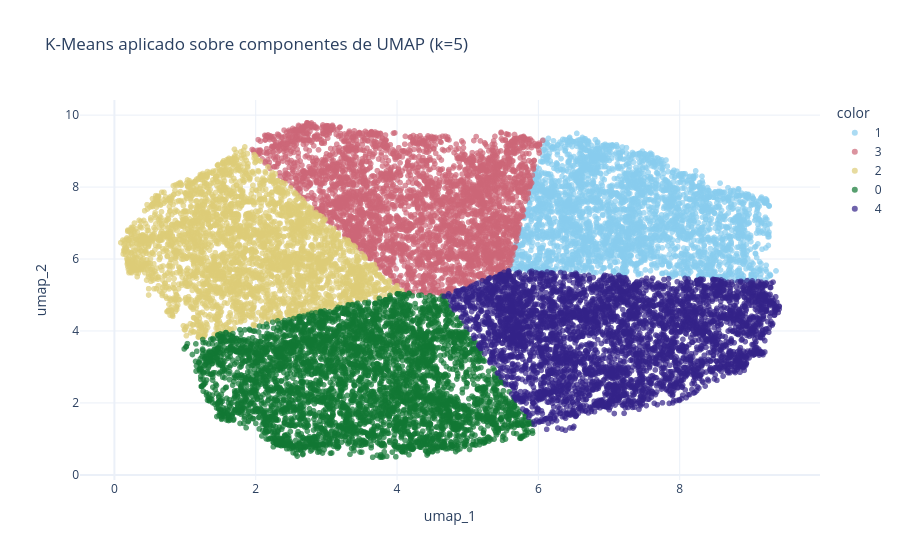

Source (notebook cell):
### Markdown cell above
## 4. Efecto del Clustering sobre UMAP: K-Means vs HDBSCAN

Aplicaremos de manera separada un algoritmo clásico (K-Means) y uno de densidad (HDBSCAN) sobre los componentes de UMAP para ver el efecto.

### Code cell
print("Ejecutando K-Means sobre UMAP...")
# Usamos el mismo k óptimo encontrado antes (ej. 5)
k_optimal = df_proj['kmeans_cluster'].nunique()
labels_km_umap, _ = run_kmeans(X_umap, k=k_optimal, random_state=42)
df_proj['kmeans_on_umap'] = labels_km_umap

fig_km_umap = px.scatter(
    df_proj, x='umap_1', y='umap_2', color=df_proj['kmeans_on_umap'].astype(str),
    hover_data=['Crop', 'Soil_Type'],
    title=f'K-Means aplicado sobre componentes de UMAP (k={k_optimal})',
    opacity=0.7,
    color_discrete_sequence=px.colors.qualitative.Safe
)
fig_km_umap.show()

### Figure 1 — Plotly figure (JSON) as saved in the notebook; plotly's stock layout.template omitted (floating-point values rounded to 4 significant figures; data arrays with more than 128 entries replaced by an {"elided": "..."} marker saying what was removed)
{"data": [{"customdata": {"elided": "3345x2 str values"}, "hovertemplate": "color=1<br>umap_1=%{x}<br>umap_2=%{y}<br>Crop=%{customdata[0]}<br>Soil_Type=%{customdata[1]}<extra></extra>", "legendgroup": "1", "marker": {"color": "rgb(136, 204, 238)", "opacity": 0.7, "symbol": "circle"}, "mode": "markers", "name": "1", "showlegend": true, "type": "scattergl", "x": {"elided": "3345 float values"}, "xaxis": "x", "y": {"elided": "3345 float values"}, "yaxis": "y"}, {"customdata": {"elided": "3770x2 str values"}, "hovertemplate": "color=3<br>umap_1=%{x}<br>umap_2=%{y}<br>Crop=%{customdata[0]}<br>Soil_Type=%{customdata[1]}<extra></extra>", "legendgroup": "3", "marker": {"color": "rgb(204, 102, 119)", "opacity": 0.7, "symbol": "circle"}, "mode": "markers", "name": "3", "showlegend": true, "type": "scattergl", "x": {"elided": "3770 float values"}, "xaxis": "x", "y": {"elided": "3770 float values"}, "yaxis": "y"}, {"customdata": {"elided": "3429x2 str values"}, "hovertemplate": "color=2<br>umap_1=%{x}<br>umap_2=%{y}<br>Crop=%{customdata[0]}<br>Soil_Type=%{customdata[1]}<extra></extra>", "legendgroup": "2", "marker": {"color": "rgb(221, 204, 119)", "opacity": 0.7, "symbol": "circle"}, "mode": "markers", "name": "2", "showlegend": true, "type": "scattergl", "x": {"elided": "3429 float values"}, "xaxis": "x", "y": {"elided": "3429 float values"}, "yaxis": "y"}, {"customdata": {"elided": "4848x2 str values"}, "hovertemplate": "color=0<br>umap_1=%{x}<br>umap_2=%{y}<br>Crop=%{customdata[0]}<br>Soil_Type=%{customdata[1]}<extra></extra>", "legendgroup": "0", "marker": {"color": "rgb(17, 119, 51)", "opacity": 0.7, "symbol": "circle"}, "mode": "markers", "name": "0", "showlegend": true, "type": "scattergl", "x": {"elided": "4848 float values"}, "xaxis": "x", "y": {"elided": "4848 float values"}, "yaxis": "y"}, {"customdata": {"elided": "4608x2 str values"}, "hovertemplate": "color=4<br>umap_1=%{x}<br>umap_2=%{y}<br>Crop=%{customdata[0]}<br>Soil_Type=%{customdata[1]}<extra></extra>", "legendgroup": "4", "marker": {"color": "rgb(51, 34, 136)", "opacity": 0.7, "symbol": "circle"}, "mode": "markers", "name": "4", "showlegend": true, "type": "scattergl", "x": {"elided": "4608 float values"}, "xaxis": "x", "y": {"elided": "4608 float values"}, "yaxis": "y"}], "layout": {"legend": {"title": {"text": "color"}, "tracegroupgap": 0}, "title": {"text": "K-Means aplicado sobre componentes de UMAP (k=5)"}, "xaxis": {"anchor": "y", "domain": [0, 1], "title": {"text": "umap_1"}}, "yaxis": {"anchor": "x", "domain": [0, 1], "title": {"text": "umap_2"}}}}
